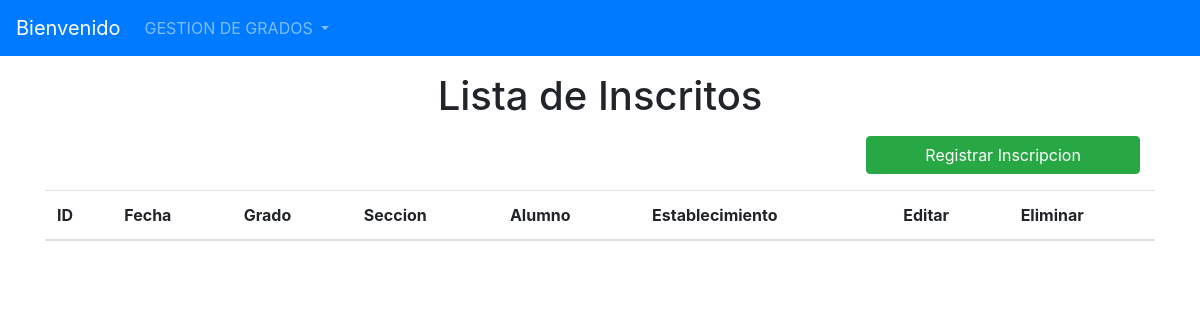
Page /listarInscripcions/ on the earlier database version.
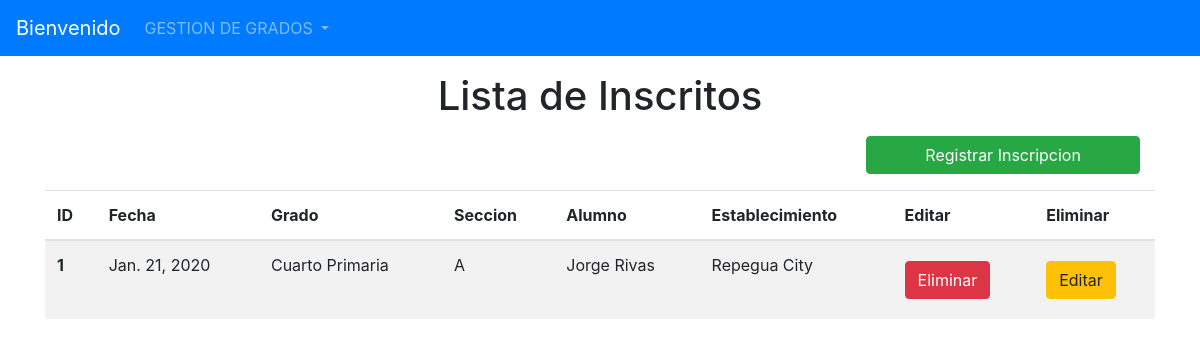
Same page on the later database version.
### Models/Inscripcion/models.py (models this page shows, shortened)
class Inscripcion(models.Model):
    id_ins = models.AutoField(primary_key=True)
    fecha = models.DateField()
    grado_id_grado = models.ForeignKey(Grado, on_delete=models.CASCADE)
    seccion_id_seccion= models.ForeignKey(Seccion, on_delete=models.CASCADE)
    alumno_id_alumno = models.ForeignKey(Alumno, on_delete=models.CASCADE)
    establecimiento_id_esta=models.ForeignKey(Establecimiento, on_delete=models.CASCADE)

### Models/Grado/models.py (models this page shows)
class Grado(models.Model):
    id_grado = models.AutoField(primary_key=True)
    Nombre = models.CharField(max_length=30)
    programa_id_prog = models.ForeignKey(Programa, on_delete=models.CASCADE)
    horario_id_hora = models.ForeignKey(Horario, on_delete=models.CASCADE)
    def __str__(self):
        return '{}'.format(self.Nombre)

### Models/Seccion/models.py (models this page shows)
class Seccion(models.Model):
    id_seccion = models.AutoField(primary_key=True)
    Nombre = models.CharField(max_length=30)
    def __str__(self):
            return '{}'.format(self.Nombre)

### Models/Alumno/models.py (models this page shows)
class Alumno(models.Model):
    id_alumno= models.AutoField(primary_key=True)
    Nombre =  models.CharField(max_length=30)
    Apellido = models.CharField(max_length=30)
    Direccion = models.CharField(max_length=30)
    Tutelar = models.CharField(max_length=30)
    Telefono= models.IntegerField()
    def __str__(self):
        return '{} {}'.format(self.Nombre, self.Apellido)

### Models/Establecimiento/models.py (models this page shows)
class Establecimiento(models.Model):
    id_esta = models.AutoField(primary_key=True)
    Nombre = models.CharField(max_length=50)
    director_id_direct = models.ForeignKey(Director, on_delete=models.CASCADE)
    municipio_id_muni= models.ForeignKey(Municipio, on_delete=models.CASCADE)
    def __str__(self):
        return '{}'.format(self.Nombre)

### Models/Inscripcion/views.py (the view)
# urls.py: path("listarInscripcions/", FormularioInscripcionView.listar_Inscripcions, name='listarInscripcions'),
    def listar_Inscripcions(request):
        Inscripcions = Inscripcion.objects.all()
        return render(request, "ListaInscripcion.html",{"lb_Inscripcions": Inscripcions})

### Templates/ListaInscripcion.html (shortened to what this page needs)
{% extends 'index.html' %}
{% load crispy_forms_tags %}
{% block content  %}
    <h1 align="center">Lista de Inscritos</h1>
        <div class="row col-12 justify-content-end mb-2 pr-0">
        <a class="btn btn-success col-md-3" href="{% url 'registrarInscripcion' %}">Registrar Inscripcion</a>
        </div>
<table class="table table-striped">
  <thead>
    <tr>
      <th scope="col">ID</th>
      <th scope="col">Fecha</th>
      <th scope="col">Grado</th>
      <th scope="col">Seccion</th>
        <th scope="col">Alumno</th>
        <th scope="col">Establecimiento</th>
        <th scope="col">Editar</th>
        <th scope="col">Eliminar</th>
    </tr>
  </thead>
  <tbody>
  {% for Inscripcion in lb_Inscripcions %}
     <tr>
      <th scope="row">{{ Inscripcion.id_ins }}</th>
      <td>{{ Inscripcion.fecha }}</td>
      <td>{{Inscripcion.grado_id_grado}}</td>
      <td>{{Inscripcion.seccion_id_seccion}}</td>
      <td>{{Inscripcion.alumno_id_alumno}}</td>
      <td>{{Inscripcion.establecimiento_id_esta}}</td>
      <td>
                            <a href="{% url 'ELIMINARINSCRIPCION' Inscripcion.pk %}" class="btn btn-danger btn-icon-split">
                                <span class="text">Eliminar</span>
                            </a>
      </td>
      <td>
                            <a href="{% url 'MODIFICARINSCRIPCION' Inscripcion.pk %}" class="btn btn-warning btn-icon-split">
                                <span class="text">Editar</span>
                            </a>
                        </td>
  {% endfor %}
  </tbody>
</table>
{% endblock %}

Differences in the rows shown:
added Inscripcion: id_ins "1", fecha "Jan. 21, 2020", grado_id_grado "Cuarto Primaria", seccion_id_seccion "A", alumno_id_alumno "Jorge Rivas", establecimiento_id_esta "Repegua City"
